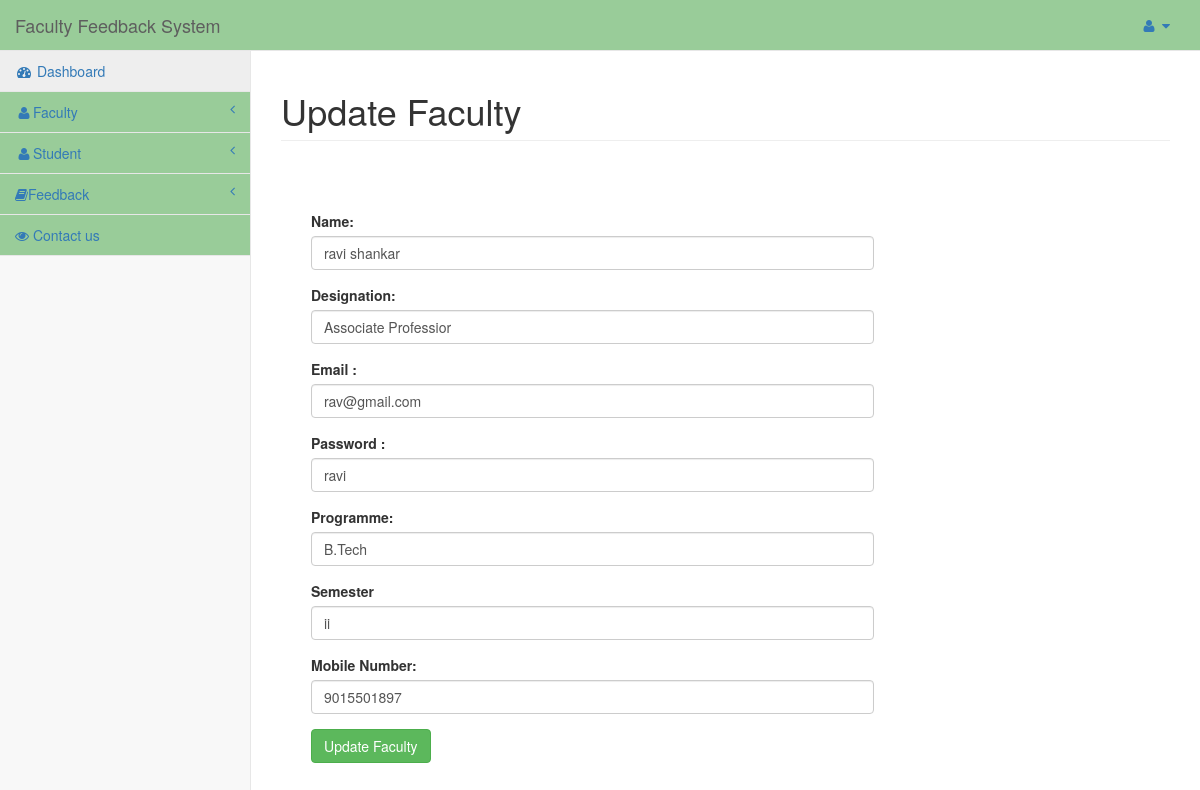
The app's page /admin/dashboard.php?id=7&info=edit_faculty (signed in) with its own data.
### tables this page shows
CREATE TABLE IF NOT EXISTS `faculty` (
  `id` int(11) NOT NULL AUTO_INCREMENT,
  `user_alias` varchar(30) NOT NULL,
  `Name` varchar(30) NOT NULL,
  `designation` varchar(100) NOT NULL,
  `programme` varchar(50) NOT NULL,
  `semester` varchar(10) NOT NULL,
  `email` varchar(255) NOT NULL,
  `password` varchar(75) NOT NULL,
  `mobile` bigint(20) NOT NULL,
  `date` datetime NOT NULL,
  `status` int(11) NOT NULL,
  PRIMARY KEY (`id`),
  UNIQUE KEY `email` (`email`)
);

### admin/edit_faculty.php (the view, shortened to what this page needs)
<?php
	extract($_POST);
$con=mysqli_query($conn,"select * from faculty where id='".$_GET['id']."'");
$res=mysqli_fetch_assoc($con);
?>
<h1 class="page-header">Update  Faculty</h1>
<div class="col-lg-8" style="margin:15px;">
	<form method="post">
	<div class="control-group form-group">
    	<div class="controls">
        </div>
   	</div>
	<div class="control-group form-group">
    	<div class="controls">
        	<label>Name:</label>
            	<input type="text" value="<?php echo @$res['Name'];?>" name="n" class="form-control" required>
        </div>
   	</div>
	<div class="control-group form-group">
    	<div class="controls">
        	<label>Designation:</label>
            	<input type="text" value="<?php echo @$res['designation'];?>" name="desg" class="form-control" required>
        </div>
   	</div>
	<div class="control-group form-group">
    	<div class="controls">
        	<label>Email :</label>
            	<input type="email" value="<?php echo @$res['email'];?>"  name="email" class="form-control" required>
        </div>
    </div>
	<div class="control-group form-group">
    	<div class="controls">
        	<label>Password :</label>
          <input type="text" value="<?php echo @$res['password'];?>"  name="pass" class="form-control" required>
        </div>
    </div>
	<div class="control-group form-group">
    	<div class="controls">
        	<label>Programme:</label>
  <input type="text"  name="prg" value="<?php echo @$res['programme'];?>" class="form-control" required>
        </div>
    </div>
	<div class="control-group form-group">
    	<div class="controls">
        	<label>Semester</label>
  <input type="text"  name="sem" value="<?php echo @$res['semester'];?>" class="form-control" required>
        </div>
    </div>
	<div class="control-group form-group">
    	<div class="controls">
        	<label>Mobile Number:</label>
            	<input type="number" id="mob" value="<?php echo @$res['mobile'];?>" class="form-control" maxlength="10" name="mob"  required>
        </div>
  	</div>
	<div class="control-group form-group">
    	<div class="controls">
            	<input type="submit" class="btn btn-success" name="save" value="Update  Faculty">
        </div>
  	</div>
	</form>
</div>

### css/sb-admin-2.css (style rules this page uses)
body { background-color: #f8f8f8; }

### records on screen
faculty: n "ravi shankar", desg "Associate Professior", email "rav@gmail.com", pass "ravi", prg "B.Tech", sem "ii", mob "9015501897"
